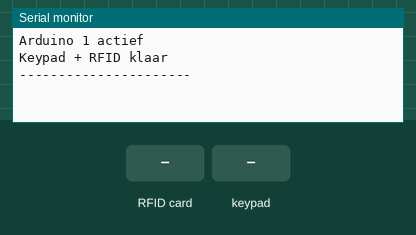
Recording of a sketch running on a simulated Arduino Uno, built with avr-gcc and run on an emulated ATmega328P. Shown: the last lines printed to the serial monitor. Inputs (shaded band) come from the test bench.

Above: at 1.2 s.
1.3 s: RFID card 5E 7A 19 C4 held to the reader
At 2.0 s:
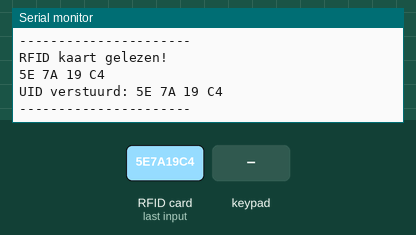
2.8 s: key '0' pressed
At 3.9 s:
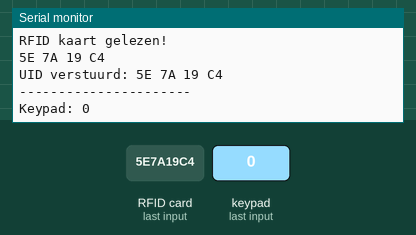
4.3 s: keypad keys 5 2 3 4 # pressed 0.4 s apart
At 7.0 s:
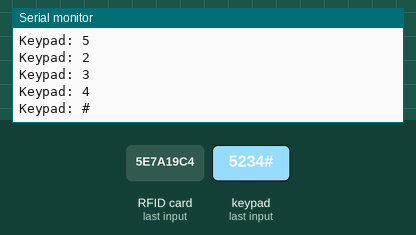
7.8 s: key 'D' pressed
At 9.0 s:
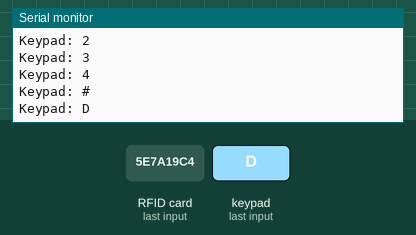
9.3 s: keypad keys 5 2 3 4 * pressed 0.4 s apart
At 12.1 s:
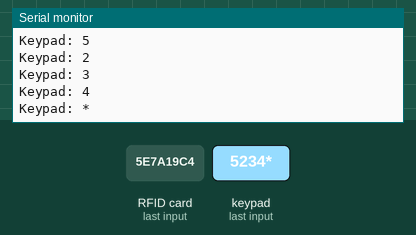
12.8 s: key 'A' pressed
At 14.1 s:
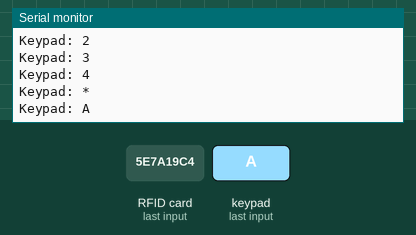
Timing chart, 0 to 15.3 s (numbered marks = the images above; inputs shaded):
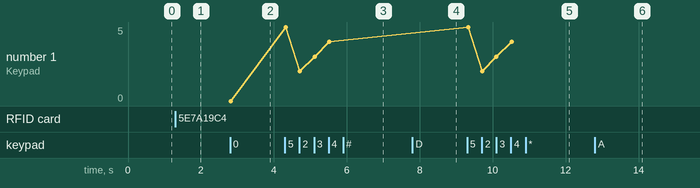

The sketch:

project-code10A1.ino
```cpp
#include <Keypad.h>
#include <SPI.h>
#include <MFRC522.h>
#include <SoftwareSerial.h>

// COMMUNICATIE NAAR ARDUINO 2
SoftwareSerial link(3, A3);  // RX, TX

// RFID CONFIG
#define SS_PIN 10
#define RST_PIN 9
MFRC522 rfid(SS_PIN, RST_PIN);

// KEYPAD CONFIG
const byte ROWS = 4;
const byte COLS = 4;

char keys[ROWS][COLS] = {
  {'0','2','5','8'},
  {'#','3','6','9'},
  {'D','A','B','C'},
  {'*','1','4','7'}
};

byte rowPins[ROWS] = {7, 8, A0, 6};
byte colPins[COLS] = {5, 2, 3, 4};

Keypad keypad = Keypad(makeKeymap(keys), rowPins, colPins, ROWS, COLS);

void setup() {
  Serial.begin(9600);
  link.begin(9600);

  SPI.begin();
  rfid.PCD_Init();

  Serial.println("Arduino 1 actief");
  Serial.println("Keypad + RFID klaar");
  Serial.println("----------------------");
}

void loop() {

  // KEYPAD
  char key = keypad.getKey();
  if (key) {
    Serial.print("Keypad: ");
    Serial.println(key);

    link.print("KEY:");
    link.println(key);
  }

  // RFID (ALLEEN PRINTEN ALS ER ECHT EEN KAART IS)
  if (!rfid.PICC_IsNewCardPresent()) return;
  if (!rfid.PICC_ReadCardSerial()) return;

  // kaart is echt gelezen
  Serial.println("RFID kaart gelezen!");

  String uidString = "";
  link.print("RFID:");

  for (byte i = 0; i < rfid.uid.size; i++) {
    byte b = rfid.uid.uidByte[i];

    // Debug naar Serial Monitor
    if (b < 0x10) Serial.print("0");
    Serial.print(b, HEX);
    Serial.print(" ");

    // Bouw string voor Arduino 2
    if (b < 0x10) uidString += "0";
    uidString += String(b, HEX);
    uidString += " ";
  }

  uidString.toUpperCase();
  uidString.trim();

  Serial.println();
  Serial.print("UID verstuurd: ");
  Serial.println(uidString);
  Serial.println("----------------------");

  link.println(uidString);

  rfid.PICC_HaltA();
}
```

Measured:
- after the input at 1.3 s, the serial monitor: prints a new line at once (image 1)
- after the input at 2.8 s, the serial monitor: prints a new line at once (image 2)
- after the input at 4.3 s, the serial monitor: prints a new line at once (image 3)
- after the input at 7.8 s, the serial monitor: prints a new line at once (image 4)
- after the input at 9.3 s, the serial monitor: prints a new line at once (image 5)
- after the input at 12.8 s, the serial monitor: prints a new line at once (image 6)
